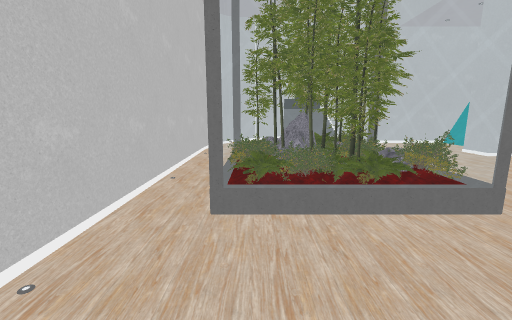
View 1 (above)

16 first-person views from a walk through a 3-D level made in the Unity game engine. The camera is 1.5 m above the floor, tilts 10° down and sees 90° across. The floor is counted in squares, 1 m on a side. Each view is taken from the middle of a square. On the plan, view 1 faces up. The plan holds only what a view shows up to about 13 squares ahead; the rest is blank. The place goes on beyond the plan. The player character is not drawn. Some surface patterns are stand-ins.

View 2
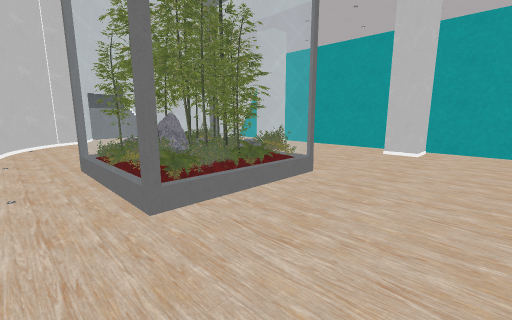

View 3
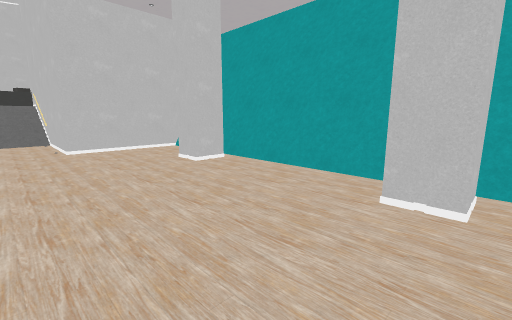

View 4
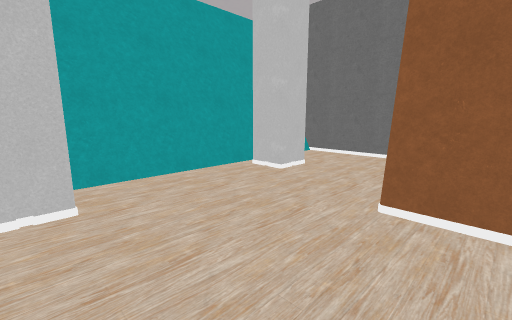

View 5
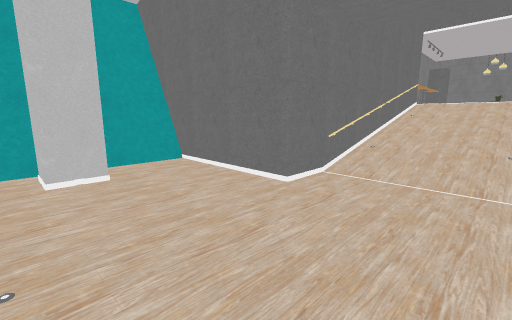

View 6
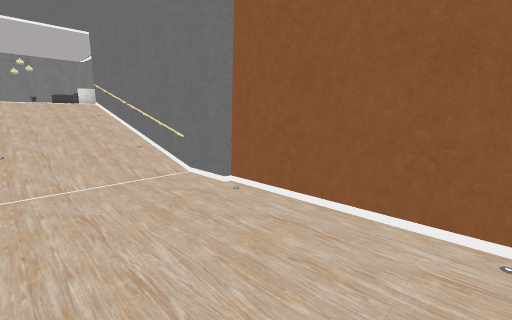

View 7
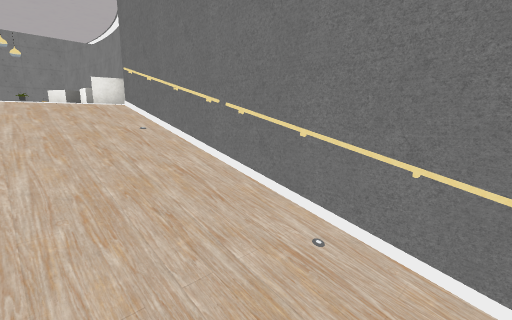

View 8
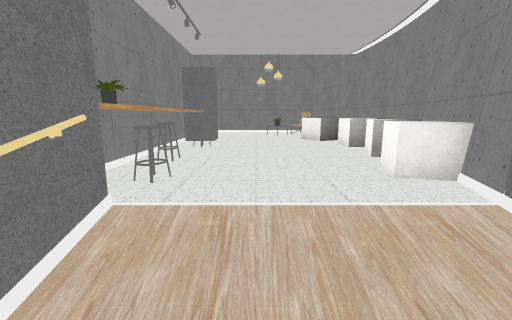

View 9
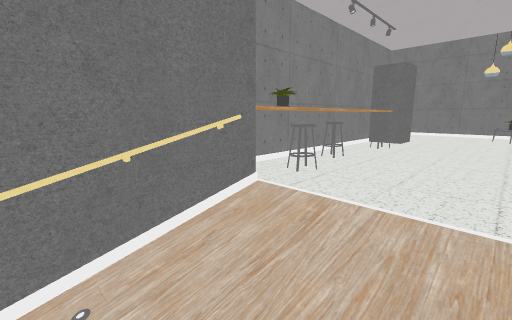

View 10
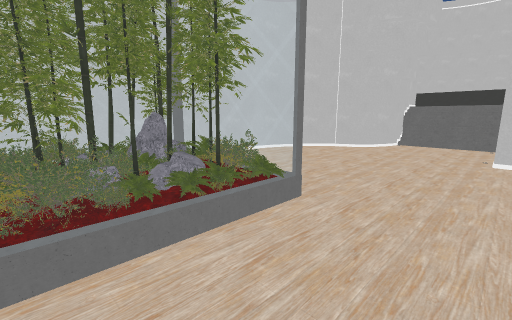

View 11
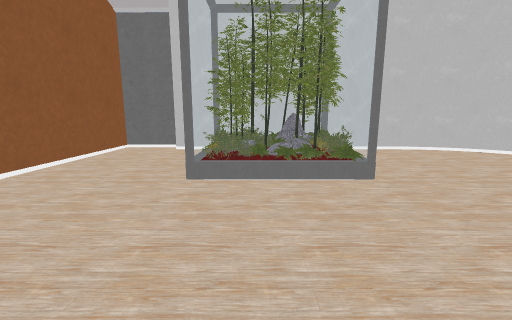

View 12
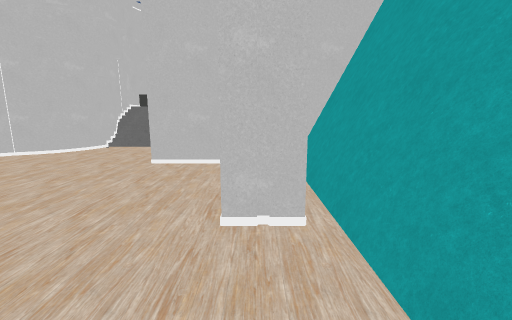

View 13
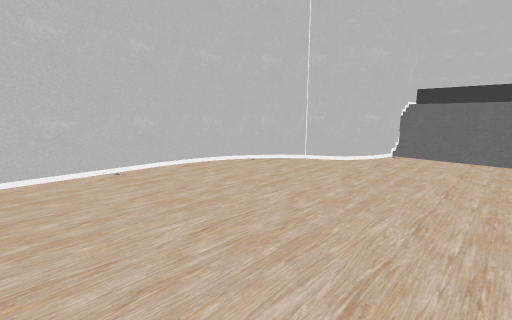

View 14
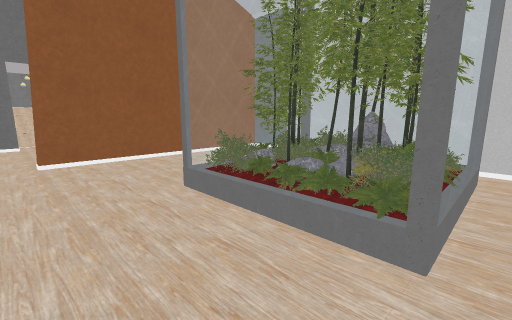

View 15
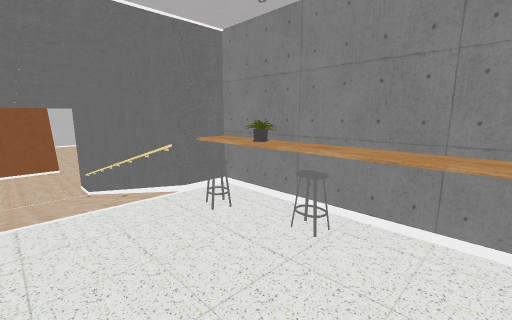

View 16
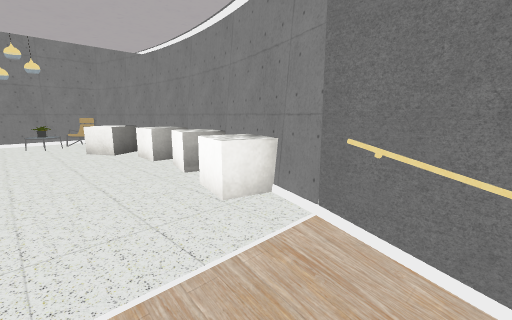

### Floor plan
Key: @ floor where view 1 was taken; # wall or solid block; . main floor; : floor 1.75 m higher than the main floor; + floor 2 m higher than the main floor; / step, stairs or slope; = window, fence, low wall or low ledge; P pillar; R railing; S stool; C cube; T pot; H chair; O other object.
Columns run from 3 left of view 1 to 11 right of it. Each row starts with its distance up from view 1.
 23     ##
 22      :::
 21     #////O
 20      ////O
 19      #///O
 18      #///#
 17     ##...#
 16   ###....#
 15   #......#
 14  ##......######
 13  #...........=#
 12  #...........=#
 11  #...........=#
 10  #..........PP#
  9  #..........P##
  8  #.OOOO......=#
  7  #OOOOO......=#
  6  #OOOOO......=#
  5  #OOOOO......=#
  4  #OOOOO......=#
  3  #..........PP#
  2 ##..........P##
  1 #............=#
  0 #..@.........=#
 -1 #########....=#
 -2     #........=#
 -3     #.......PP#
 -4     #.......P##
 -5     #........=#
 -6     #........=#
 -7     #....####=#
 -8     #....#
 -9     #R//O#
-10     #R//O#
-11     #R//O#
-12     #////#
-13     #R//R#
-14     #R//R#
-15     #R//R#
-16     #////##
-17     O++++O#
-18     CC  ST#
-19    ##    S#
-20    #C    O#
-21    #C +  S#
-22    OC    S#
-23    #CC   P#
-24    #CC   P
-25    O
-26    O#HO
-27    OOH
-28     #

Positions as (right, up) in squares from view 1, and headings:
1: (0, 0), facing up
2: (-2, 0), facing up-right
3: (4, 2), facing up-right
4: (4, 3), facing down-right
5: (2, -2), facing down-right
6: (5, -2), facing down-left
7: (4, -9), facing down-left
8: (4, -14), facing down
9: (3, -14), facing down-right
10: (6, 4), facing up-left
11: (9, 5), facing left
12: (9, 6), facing up
13: (5, 8), facing up-left
14: (6, 8), facing down-left
15: (3, -21), facing up-right
16: (4, -15), facing down-left
